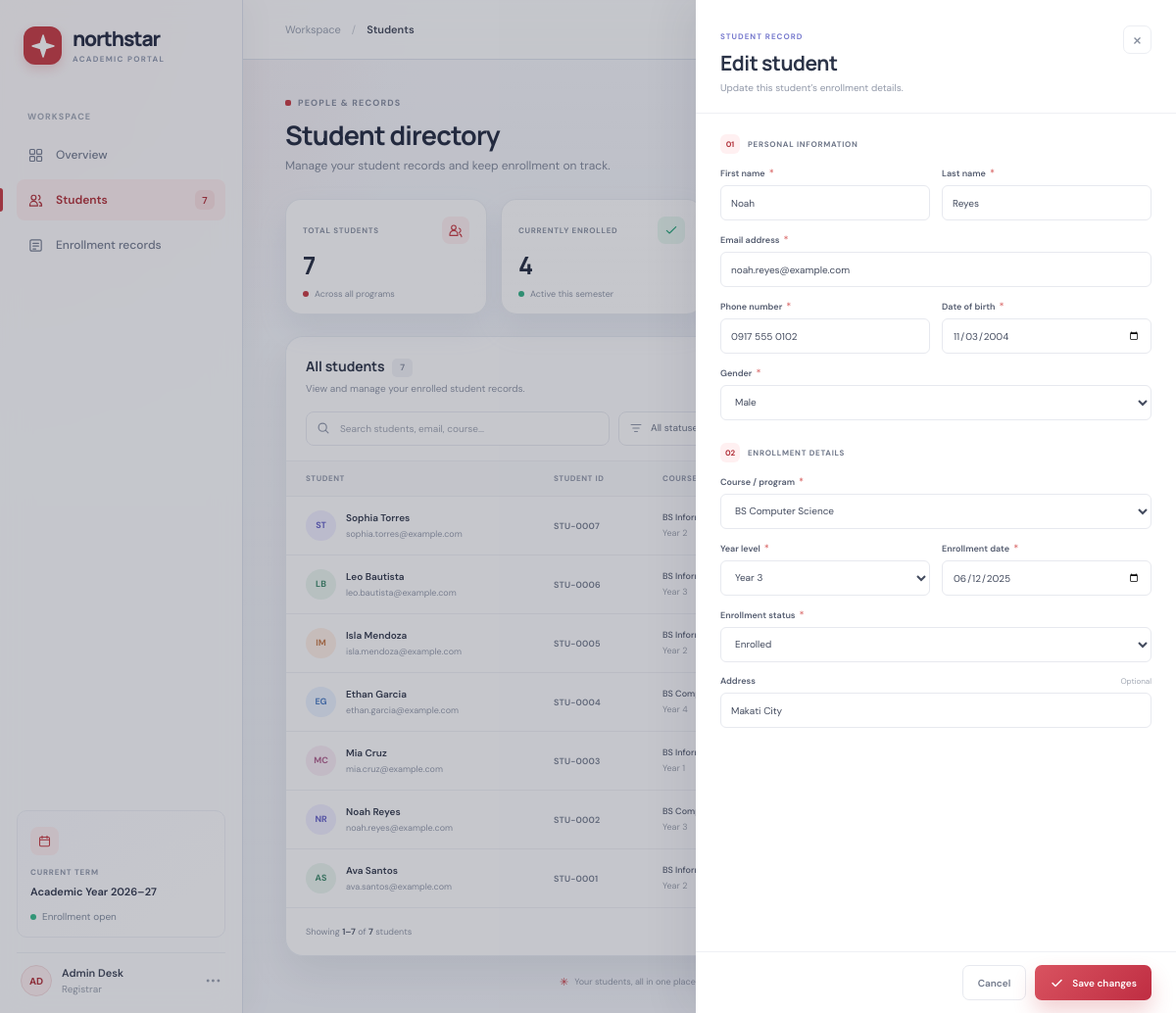
/index.php?edit=2, run on the app's committed database.
### tables this page shows
CREATE TABLE IF NOT EXISTS students (
    id INT UNSIGNED NOT NULL AUTO_INCREMENT,
    first_name VARCHAR(80) NOT NULL,
    last_name VARCHAR(80) NOT NULL,
    email VARCHAR(190) NOT NULL,
    phone VARCHAR(30) NOT NULL,
    gender ENUM('Female', 'Male', 'Prefer not to say') NOT NULL,
    date_of_birth DATE NOT NULL,
    course VARCHAR(120) NOT NULL,
    year_level TINYINT UNSIGNED NOT NULL,
    enrollment_date DATE NOT NULL,
    status ENUM('Enrolled', 'Pending', 'Graduated') NOT NULL DEFAULT 'Pending',
    address VARCHAR(255) NOT NULL DEFAULT '',
    created_at TIMESTAMP NOT NULL DEFAULT CURRENT_TIMESTAMP,
    updated_at TIMESTAMP NOT NULL DEFAULT CURRENT_TIMESTAMP ON UPDATE CURRENT_TIMESTAMP,
    PRIMARY KEY (id),
    UNIQUE KEY uq_students_email (email),
    KEY idx_students_name (last_name, first_name),
    KEY idx_students_status (status)
);

### index.php (the view, shortened to what the rows shown need)
<?php
require __DIR__ . '/config.php';
function escape(string $value): string
{
    return htmlspecialchars($value, ENT_QUOTES, 'UTF-8');
}
$formValues = [];
$formOpen = false;
$search = trim((string) ($_GET['q'] ?? ''));
$statusFilter = trim((string) ($_GET['status'] ?? ''));
$page = filter_var($_GET['page'] ?? 1, FILTER_VALIDATE_INT);
$page = $page !== false && $page !== null ? max(1, $page) : 1;
$perPage = 8;
$where = [];
$parameters = [];
$whereSql = $where === [] ? '' : ' WHERE ' . implode(' AND ', $where);
$countStatement = $pdo->prepare('SELECT COUNT(*) FROM students' . $whereSql);
$countStatement->execute($parameters);
$filteredCount = (int) $countStatement->fetchColumn();
$totalPages = max(1, (int) ceil($filteredCount / $perPage));
$page = min($page, $totalPages);
$offset = ($page - 1) * $perPage;
$listStatement = $pdo->prepare(
    'SELECT id, first_name, last_name, email, phone, course, year_level, enrollment_date, status
     FROM students' . $whereSql . ' ORDER BY created_at DESC, id DESC LIMIT :limit OFFSET :offset'
);
$listStatement->bindValue(':limit', $perPage, PDO::PARAM_INT);
$listStatement->bindValue(':offset', $offset, PDO::PARAM_INT);
$listStatement->execute();
$students = $listStatement->fetchAll();
$editStudent = null;
$editId = filter_var($_GET['edit'] ?? null, FILTER_VALIDATE_INT);
if ($_SERVER['REQUEST_METHOD'] !== 'POST' && $editId !== false && $editId !== null && $editId > 0) {
    $editStatement = $pdo->prepare('SELECT * FROM students WHERE id = :id');
    $editStatement->execute(['id' => $editId]);
    $editStudent = $editStatement->fetch() ?: null;
    if ($editStudent !== null) {
        $formOpen = true;
    } else {
        $flash = ['type' => 'error', 'message' => 'That student record could not be found.'];
    }
}
if ($editStudent !== null && !$formValues) {
    $formValues = $editStudent;
}
$formAction = isset($formValues['id']) && $formValues['id'] !== '' ? 'update' : 'create';
$fullName = static fn (array $student): string => $student['first_name'] . ' ' . $student['last_name'];
$initials = static fn (array $student): string => strtoupper(
    substr($student['first_name'], 0, 1) . substr($student['last_name'], 0, 1)
);
?>
<!doctype html>
<html lang="en">
<head>
    <link rel="stylesheet" href="assets/app.css">
</head>
<body>
<div class="app-shell">
    <main class="main-content">
        <div class="page-content">
            <section class="page-heading">
                <div>
                    <h1>Student directory</h1>
                </div>
            </section>
            <section class="directory-panel" id="student-table">
                <div class="panel-heading">
                    <div>
                        <h2>All students <span class="heading-count"><?= (int) $filteredCount ?></span></h2>
                    </div>
                </div>
                <div class="table-wrap">
                    <table>
                        <thead>
                            <tr><th>STUDENT</th><th>STUDENT ID</th><th>COURSE &amp; YEAR</th><th>ENROLLED ON</th><th>STATUS</th><th><span class="visually-hidden">Actions</span></th></tr>
                        </thead>
                        <tbody>
                        <?php if ($students === []): ?>
                            <tr><td class="empty-cell" colspan="6">
                                <span class="empty-icon"><svg viewBox="0 0 24 24" aria-hidden="true"><circle cx="10.5" cy="10.5" r="6.5"/><path d="m16 16 4.5 4.5M8 10.5h5"/></svg></span>
                                <strong>No students found</strong>
                                <span>Try another search or add a new student to your directory.</span>
                                <?php if ($search === '' && $statusFilter === ''): ?><button class="text-action" type="button" data-open-form>Add your first student</button><?php endif; ?>
                            </td></tr>
                        <?php else: ?>
                            <?php foreach ($students as $index => $student): ?>
                                <tr>
                                    <td>
                                        <div class="student-cell">
                                            <span class="student-avatar avatar-<?= $index % 5 ?>"><?= escape($initials($student)) ?></span>
                                            <span class="student-copy"><strong><?= escape($fullName($student)) ?></strong><span><?= escape($student['email']) ?></span></span>
                                        </div>
                                    </td>
                                    <td><span class="student-id">STU-<?= str_pad((string) $student['id'], 4, '0', STR_PAD_LEFT) ?></span></td>
                                    <td><span class="course-name"><?= escape($student['course']) ?></span><span class="year-label">Year <?= (int) $student['year_level'] ?></span></td>
                                    <td class="date-cell"><?= escape(date('M j, Y', strtotime($student['enrollment_date']))) ?></td>
                                    <td><span class="status-badge badge-<?= strtolower(escape($student['status'])) ?>"><i></i><?= escape($student['status']) ?></span></td>
                                    <td class="actions-cell">
                                        <a class="icon-action" href="index.php?edit=<?= (int) $student['id'] ?>" aria-label="Edit <?= escape($fullName($student)) ?>" title="Edit student">
                                        </a>
                                        <form method="post" action="index.php" class="delete-form" data-student-name="<?= escape($fullName($student)) ?>">
                                            <button class="icon-action delete-action" type="submit" aria-label="Delete <?= escape($fullName($student)) ?>" title="Delete student">
                                            </button>
                                        </form>
                                    </td>
                                </tr>
                            <?php endforeach; ?>
                        <?php endif; ?>
                        </tbody>
                    </table>
                </div>
            </section>
        </div>
    </main>
</div>
<aside class="student-drawer <?= $formOpen ? 'is-open' : '' ?>" id="student-drawer" role="dialog" aria-modal="true" aria-labelledby="drawer-title" aria-hidden="<?= $formOpen ? 'false' : 'true' ?>">
    <div class="drawer-heading">
        <div>
            <h2 id="drawer-title"><?= $formAction === 'update' ? 'Edit student' : 'Add a student' ?></h2>
        </div>
    </div>
    <form class="student-form" method="post" action="index.php">
        <div class="form-grid">
            <label class="form-field"><span>First name <i>*</i></span><input type="text" name="first_name" value="<?= escape((string) ($formValues['first_name'] ?? '')) ?>" maxlength="80" autocomplete="given-name" placeholder="e.g. Jordan" required></label>
            <label class="form-field"><span>Last name <i>*</i></span><input type="text" name="last_name" value="<?= escape((string) ($formValues['last_name'] ?? '')) ?>" maxlength="80" autocomplete="family-name" placeholder="e.g. Rivera" required></label>
            <label class="form-field form-full"><span>Email address <i>*</i></span><input type="email" name="email" value="<?= escape((string) ($formValues['email'] ?? '')) ?>" maxlength="190" autocomplete="email" placeholder="student@example.com" required></label>
            <label class="form-field"><span>Phone number <i>*</i></span><input type="tel" name="phone" value="<?= escape((string) ($formValues['phone'] ?? '')) ?>" maxlength="30" autocomplete="tel" placeholder="+63 917 000 0000" required></label>
            <label class="form-field"><span>Date of birth <i>*</i></span><input type="date" name="date_of_birth" value="<?= escape((string) ($formValues['date_of_birth'] ?? '')) ?>" required></label>
        </div>
        <div class="form-grid">
            <label class="form-field"><span>Year level <i>*</i></span><select name="year_level" required><option value="" disabled <?= empty($formValues['year_level']) ? 'selected' : '' ?>>Select year</option><?php for ($year = 1; $year <= 6; $year++): ?><option value="<?= $year ?>" <?= (string) ($formValues['year_level'] ?? '') === (string) $year ? 'selected' : '' ?>>Year <?= $year ?></option><?php endfor; ?></select></label>
            <label class="form-field"><span>Enrollment date <i>*</i></span><input type="date" name="enrollment_date" value="<?= escape((string) ($formValues['enrollment_date'] ?? date('Y-m-d'))) ?>" required></label>
            <label class="form-field form-full"><span>Address <small>Optional</small></span><input type="text" name="address" value="<?= escape((string) ($formValues['address'] ?? '')) ?>" maxlength="255" autocomplete="street-address" placeholder="City, province"></label>
        </div>
    </form>
</aside>
</body>
</html>

### data on the page
students: $initials($student) "ST", $fullName($student) "Sophia Torres", email "sophia.torres@example.com", id "0007", course "BS…", year_level "2"
students: $initials($student) "LB", $fullName($student) "Leo Bautista", email "leo.bautista@example.com", id "0006", course "BS…", year_level "3"
students: $initials($student) "IM", $fullName($student) "Isla Mendoza", email "isla.mendoza@example.com", id "0005", course "BS…", year_level "2"
students: $initials($student) "EG", $fullName($student) "Ethan Garcia", email "ethan.garcia@example.com", id "0004", course "BS…", year_level "4"
students: $initials($student) "MC", $fullName($student) "Mia Cruz", email "mia.cruz@example.com", id "0003", course "BS…", year_level "1"
students: $initials($student) "NR", $fullName($student) "Noah Reyes", email "noah.reyes@example.com", id "0002", course "BS…", year_level "3", first_name "Noah", last_name "Reyes", phone "0917 555 0102", date_of_birth "11/03/2004", year_level "Year 3", enrollment_date "06/12/2025", address "Makati City"
students: $initials($student) "AS", $fullName($student) "Ava Santos", email "ava.santos@example.com", id "0001", course "BS…", year_level "2"

### other printed values
$summary['total'] "7"
$summary['enrolled'] "4"
$filteredCount "7"
$shownFrom "1"
$shownTo "7"
form field gender "Male"
form field course "BS Computer Science"
form field status "Enrolled"
